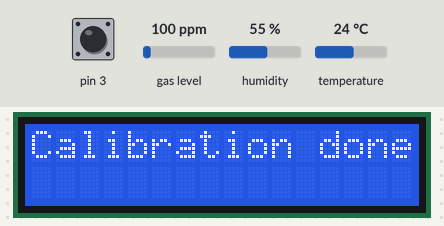
The sketch below on a simulated Arduino Uno, built with avr-gcc and run on an emulated ATmega328P. Parts: 16×2 character LCD. The test bench sets the inputs (shaded band); at power-on: pin 3 HIGH, gas level 100 ppm, humidity 55 %, temperature 24 °C. What the sketch prints to the serial monitor is not drawn.

Above: at 0.1 s.
1.8 s: pin 3 pulled LOW for 1 s
At 3.2 s:
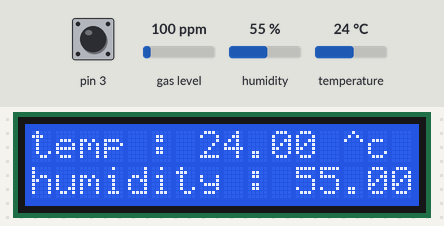
6.1 s: gas level set to 20 ppm
At 7.9 s:
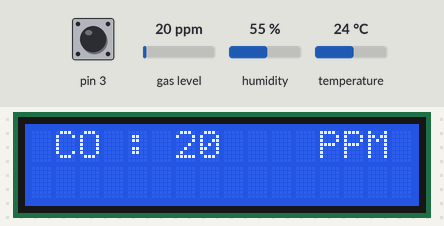
8.2 s: gas level set to 250 ppm
At 9.6 s:
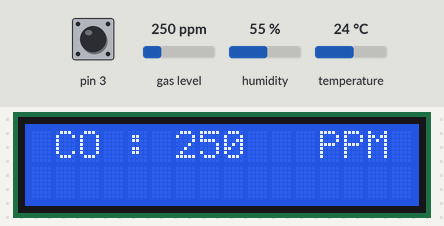
10.2 s: gas level set to 500 ppm
At 11.2 s:
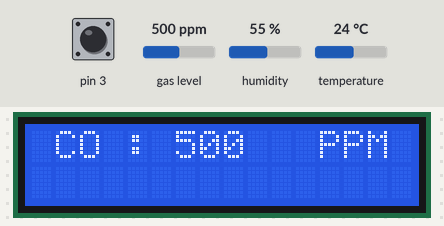
12.2 s: pin 3 pulled LOW for 3.2 s
At 15.3 s:
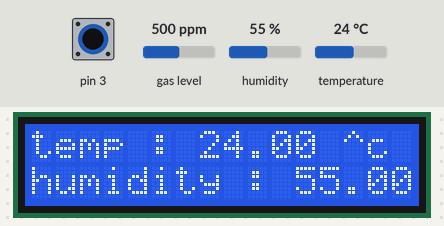
Timing chart, 0 to 16.8 s (numbered marks = the images above; inputs shaded):
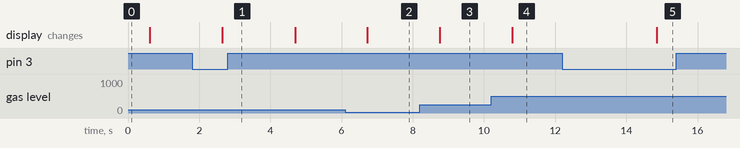

The sketch:

mq7-dht.ino
```cpp
#include "MQ7.h"
#include "DHT.h"
#include <Wire.h>
#include <LiquidCrystal_I2C.h>
#include <SPI.h>
#include <RTClib.h>

void dht11_page();
void mq7_page();

#define A_PIN A0
#define VOLTAGE 5

// init MQ7 device
RTC_DS3231 RTC;
LiquidCrystal_I2C lcd(0x27,16,2);
MQ7 mq7(A_PIN, VOLTAGE);
DHT dht;
void setup() {
  Serial.begin(9600);
  lcd.backlight();
  lcd.init();
  Wire.begin();
  RTC.begin();
  pinMode(3,INPUT_PULLUP);
//  while (!Serial) {
//    ; // wait for serial connection
//  }
  if (! RTC.isrunning()) {
    Serial.println("RTC is NOT running!");
    RTC.adjust(DateTime(__DATE__, __TIME__));
  }

  dht.setup(2);
  Serial.println("Calibrating MQ7");
  lcd.setCursor(2,0);
  lcd.print("Calibrating.");
  mq7.calibrate();    // calculates R0
  Serial.println("Calibration done!");
  lcd.clear();
  lcd.setCursor(0,0);
  lcd.print("Calibration done!");
  delay(500);
  lcd.clear();
}
void loop(){
  dht11_page();
}
void dht11_page(){
      while(1){
      float humi = dht.getHumidity();
      float temp = dht.getTemperature();
      delay(dht.getMinimumSamplingPeriod());
      Serial.print("temperature = ");Serial.println(temp);
      Serial.print("humidity = ");Serial.println(humi);
      Serial.print(dht.getMinimumSamplingPeriod());
      lcd.clear();
      lcd.setCursor(0,0);
      lcd.print("temp : ");
      lcd.print(temp);
      lcd.setCursor(13,0);
      lcd.print("^c");
      lcd.setCursor(0,1);
      lcd.print("humidity : ");
      lcd.print(humi);
      if(digitalRead(3) == 1){
          mq7_page();
      }
      }
}
void mq7_page(){
      while(1){
      int co = mq7.readPpm();
      Serial.print("CO : PPM = "); Serial.println(co);
      lcd.clear();
      lcd.setCursor(1,0);
      lcd.print("CO : ");
      lcd.setCursor(6,0);
      lcd.print(co);
      lcd.setCursor(12,0);
      lcd.print("PPM");
      delay(1000);
      if (digitalRead(3) == 0){
        dht11_page();
      }
      }
}
```

Measured:
- after the input at 1.8 s, the display: changes after 0.84 s (image 1)
- after the input at 6.1 s, the display: changes after 0.63 s (image 2)
- after the input at 8.2 s, the display: changes after 0.56 s (image 3)
- after the input at 10.2 s, the display: changes after 0.59 s (image 4)
- after the input at 12.2 s, the display: changes after 2.7 s (image 5)
